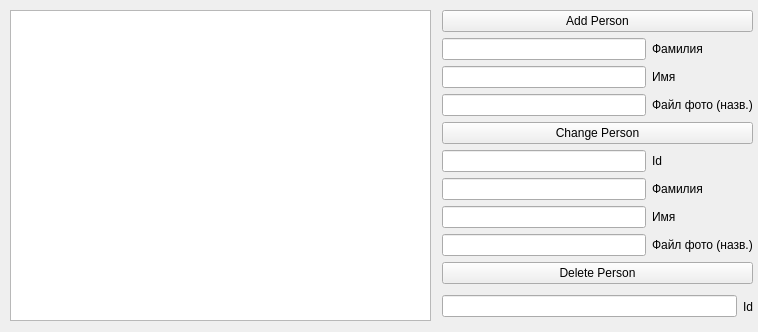
<?xml version="1.0" encoding="UTF-8"?>
<ui version="4.0">
 <class>MainWindow</class>
 <widget class="QMainWindow" name="MainWindow">
  <property name="geometry">
   <rect>
    <x>0</x>
    <y>0</y>
    <width>758</width>
    <height>332</height>
   </rect>
  </property>
  <property name="windowTitle">
   <string>MainWindow</string>
  </property>
  <widget class="QWidget" name="centralwidget">
   <widget class="QTableView" name="tableView">
    <property name="geometry">
     <rect>
      <x>10</x>
      <y>10</y>
      <width>421</width>
      <height>311</height>
     </rect>
    </property>
   </widget>
   <widget class="QWidget" name="">
    <property name="geometry">
     <rect>
      <x>442</x>
      <y>10</y>
      <width>311</width>
      <height>313</height>
     </rect>
    </property>
    <layout class="QVBoxLayout" name="verticalLayout_4">
     <item>
      <layout class="QVBoxLayout" name="verticalLayout_3">
       <item>
        <widget class="QPushButton" name="pushButton">
         <property name="text">
          <string>Add Person</string>
         </property>
        </widget>
       </item>
       <item>
        <layout class="QGridLayout" name="gridLayout_2">
         <item row="0" column="0">
          <widget class="QLineEdit" name="lineEdit"/>
         </item>
         <item row="0" column="1">
          <widget class="QLabel" name="label_8">
           <property name="text">
            <string>Фамилия</string>
           </property>
          </widget>
         </item>
         <item row="1" column="0">
          <widget class="QLineEdit" name="lineEdit_2"/>
         </item>
         <item row="1" column="1">
          <widget class="QLabel" name="label_10">
           <property name="text">
            <string>Имя</string>
           </property>
          </widget>
         </item>
         <item row="2" column="0">
          <widget class="QLineEdit" name="lineEdit_3"/>
         </item>
         <item row="2" column="1">
          <widget class="QLabel" name="label_9">
           <property name="text">
            <string>Файл фото (назв.)</string>
           </property>
          </widget>
         </item>
        </layout>
       </item>
      </layout>
     </item>
     <item>
      <layout class="QVBoxLayout" name="verticalLayout_2">
       <item>
        <widget class="QPushButton" name="pushButton_2">
         <property name="text">
          <string>Change Person</string>
         </property>
        </widget>
       </item>
       <item>
        <layout class="QGridLayout" name="gridLayout">
         <item row="0" column="0">
          <widget class="QLineEdit" name="lineEdit_4"/>
         </item>
         <item row="0" column="1">
          <widget class="QLabel" name="label_4">
           <property name="text">
            <string>Id</string>
           </property>
          </widget>
         </item>
         <item row="1" column="0">
          <widget class="QLineEdit" name="lineEdit_5"/>
         </item>
         <item row="1" column="1">
          <widget class="QLabel" name="label_5">
           <property name="text">
            <string>Фамилия</string>
           </property>
          </widget>
         </item>
         <item row="2" column="0">
          <widget class="QLineEdit" name="lineEdit_6"/>
         </item>
         <item row="2" column="1">
          <widget class="QLabel" name="label_6">
           <property name="text">
            <string>Имя</string>
           </property>
          </widget>
         </item>
         <item row="3" column="0">
          <widget class="QLineEdit" name="lineEdit_7"/>
         </item>
         <item row="3" column="1">
          <widget class="QLabel" name="label_7">
           <property name="text">
            <string>Файл фото (назв.)</string>
           </property>
          </widget>
         </item>
        </layout>
       </item>
      </layout>
     </item>
     <item>
      <layout class="QVBoxLayout" name="verticalLayout">
       <item>
        <widget class="QPushButton" name="pushButton_3">
         <property name="text">
          <string>Delete Person</string>
         </property>
        </widget>
       </item>
       <item>
        <layout class="QHBoxLayout" name="horizontalLayout">
         <item>
          <widget class="QLineEdit" name="lineEdit_8"/>
         </item>
         <item>
          <widget class="QLabel" name="label_3">
           <property name="text">
            <string>Id</string>
           </property>
          </widget>
         </item>
        </layout>
       </item>
      </layout>
     </item>
    </layout>
   </widget>
  </widget>
 </widget>
 <resources/>
 <connections/>
</ui>
